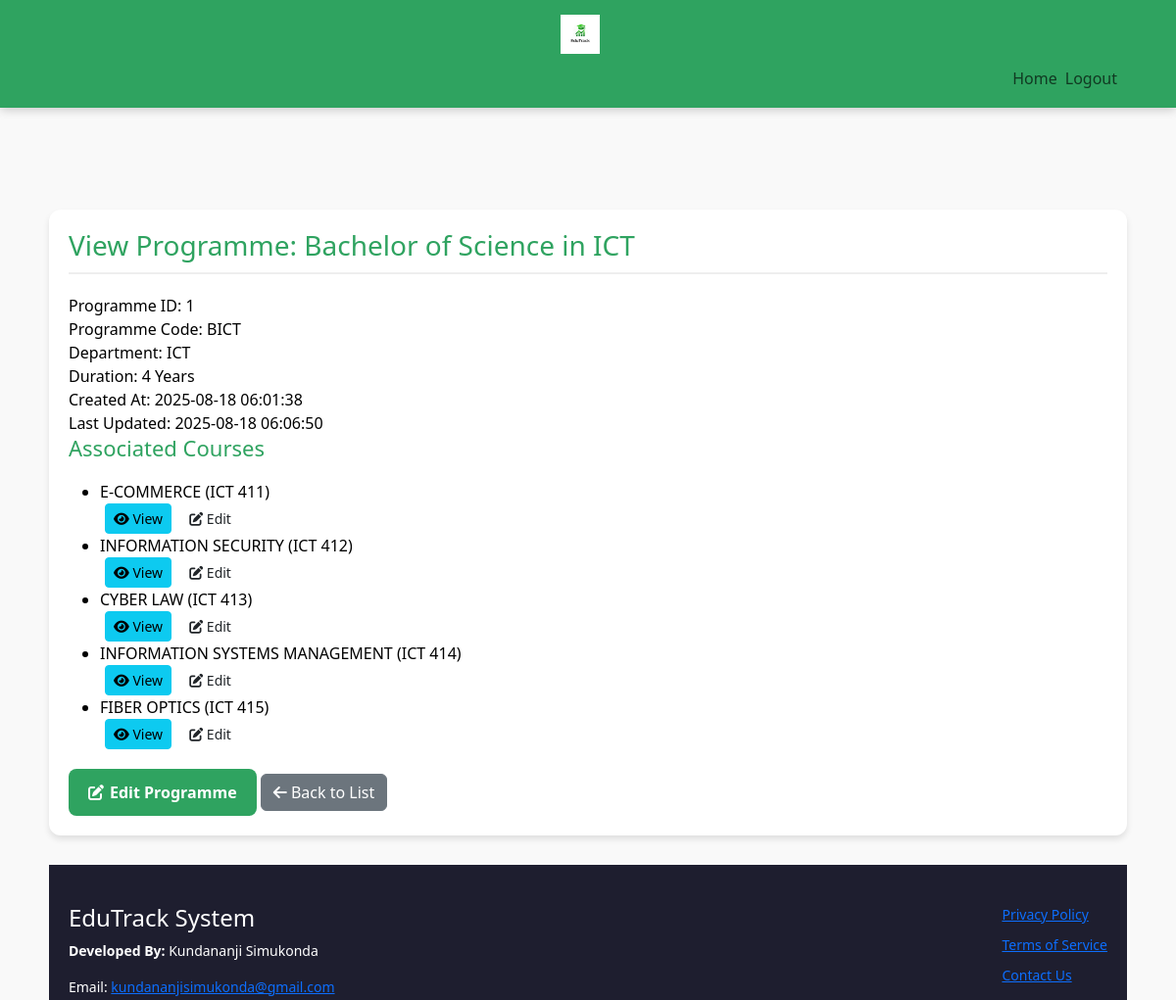
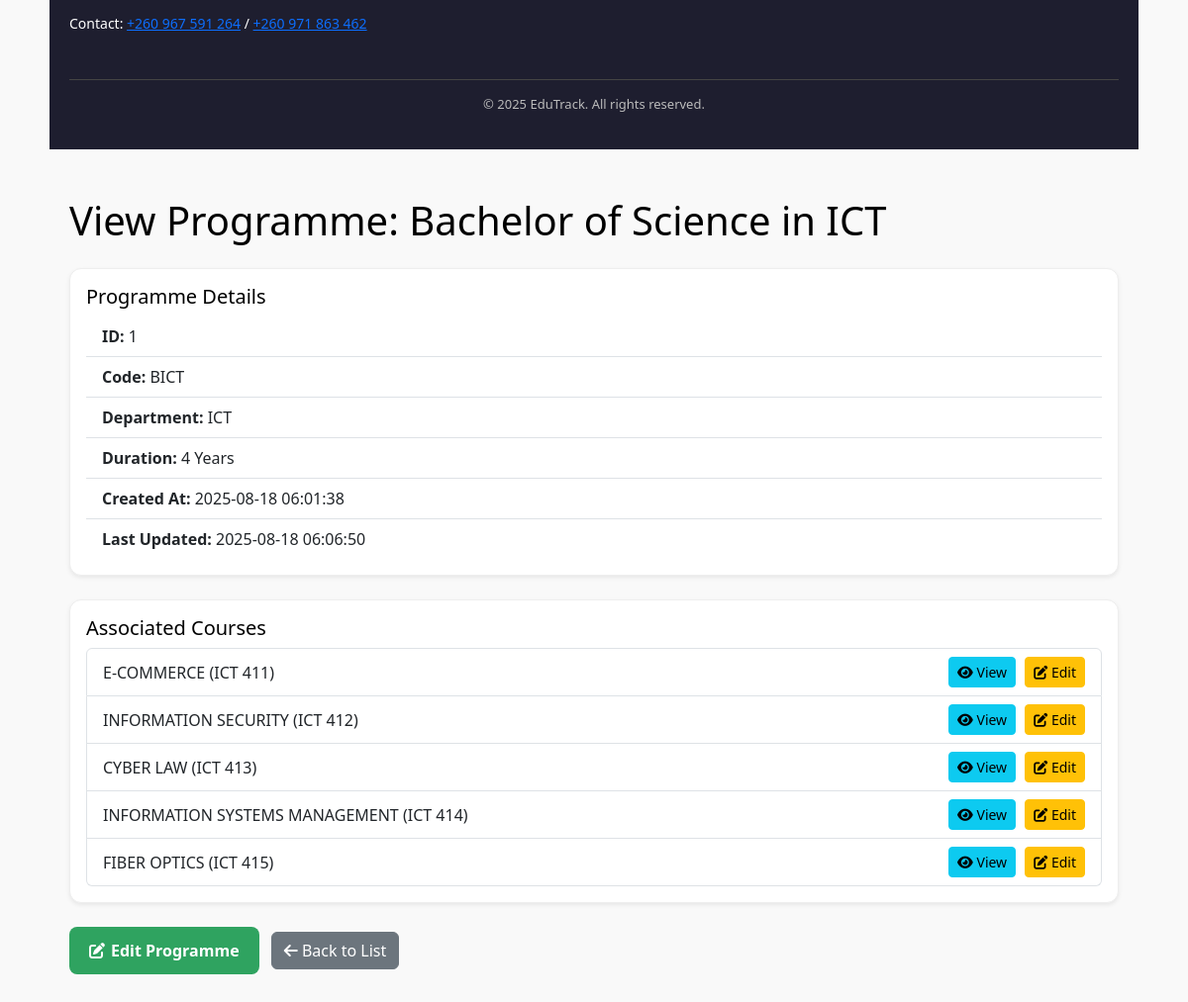
/pages/admin/view_programme.php?id=1 (signed in), run on the app's committed database (2 pictures, top to bottom).
### tables this page shows
CREATE TABLE `programmes` (
  `id` int(11) UNSIGNED NOT NULL,
  `name` varchar(255) NOT NULL,
  `code` varchar(50) NOT NULL,
  `department` varchar(255) NOT NULL,
  `duration` int(11) NOT NULL,
  `created_at` timestamp NOT NULL DEFAULT current_timestamp(),
  `updated_at` timestamp NOT NULL DEFAULT current_timestamp() ON UPDATE current_timestamp()
);

CREATE TABLE `courses` (
  `id` int(11) UNSIGNED NOT NULL,
  `name` varchar(255) NOT NULL,
  `course_code` varchar(50) NOT NULL,
  `description` text DEFAULT NULL,
  `status` enum('active','inactive','archived') NOT NULL DEFAULT 'active',
  `class_schedule` varchar(255) DEFAULT NULL,
  `programme_id` int(11) UNSIGNED NOT NULL,
  `created_at` timestamp NOT NULL DEFAULT current_timestamp(),
  `updated_at` timestamp NOT NULL DEFAULT current_timestamp() ON UPDATE current_timestamp()
);

### pages/admin/view_programme.php (the view, shortened to what this page needs)
<?php
require_once '../../includes/db.php';
$id = intval($_GET['id'] ?? 0);
try {
    $stmt = $pdo->prepare("SELECT * FROM programmes WHERE id = ?");
    $stmt->execute([$id]);
    $programme = $stmt->fetch(PDO::FETCH_ASSOC);
    $stmt = $pdo->prepare("SELECT id, name, course_code FROM courses WHERE programme_id = ? ORDER BY course_code");
    $stmt->execute([$id]);
    $courses = $stmt->fetchAll(PDO::FETCH_ASSOC);
} catch (PDOException $e) {
    error_log("Database error in view_programme.php: " . $e->getMessage());
    $_SESSION['error_message'] = "Could not retrieve programme data. Please try again later.";
    redirect('manage_programmes.php');
}
?>
<!DOCTYPE html>
<html lang="en">
</head>
<body>
<?php require_once '../../includes/admin_navbar.php'; ?>
<div class="container my-4">
    <link rel="stylesheet" href="css/dashboard.css">
    <link rel="stylesheet" href="https://cdnjs.cloudflare.com/ajax/libs/font-awesome/6.4.0/css/all.min.css">
</head>
<body>
<div class="page-wrapper">
    <div class="dashboard-container">
        <h1>View Programme: <?= htmlspecialchars($programme['name']) ?></h1>
        <div class="details-card">
            <div class="detail-row">
                <span class="detail-label">Programme ID:</span>
                <span class="detail-value"><?= htmlspecialchars($programme['id']) ?></span>
            </div>
            <div class="detail-row">
                <span class="detail-label">Programme Code:</span>
                <span class="detail-value"><?= htmlspecialchars($programme['code']) ?></span>
            </div>
            <div class="detail-row">
                <span class="detail-label">Department:</span>
                <span class="detail-value"><?= htmlspecialchars($programme['department']) ?></span>
            </div>
            <div class="detail-row">
                <span class="detail-label">Duration:</span>
                <span class="detail-value"><?= htmlspecialchars($programme['duration']) ?> Years</span>
            </div>
            <div class="detail-row">
                <span class="detail-label">Created At:</span>
                <span class="detail-value"><?= htmlspecialchars($programme['created_at']) ?></span>
            </div>
            <div class="detail-row">
                <span class="detail-label">Last Updated:</span>
                <span class="detail-value"><?= htmlspecialchars($programme['updated_at']) ?></span>
            </div>
        </div>
        <div class="content-section">
            <h2>Associated Courses</h2>
            <?php if (empty($courses)): ?>
                <p>No courses are currently associated with this programme.</p>
            <?php else: ?>
                <ul class="course-list">
                    <?php foreach ($courses as $course): ?>
                        <li>
                            <span><?= htmlspecialchars($course['name']) ?> (<?= htmlspecialchars($course['course_code']) ?>)</span>
                            <div class="course-actions">
                                <a href="view_course.php?id=<?= urlencode($course['id']) ?>" class="btn btn-sm btn-info">
                                    <i class="fas fa-eye"></i> View
                                </a>
                                <a href="edit_course.php?id=<?= urlencode($course['id']) ?>" class="btn btn-sm btn-edit">
                                    <i class="fas fa-edit"></i> Edit
                                </a>
                            </div>
                        </li>
                    <?php endforeach; ?>
                </ul>
            <?php endif; ?>
        </div>
        <div class="actions" style="margin-top: 20px;">
            <a href="edit_programme.php?id=<?= urlencode($programme['id']) ?>" class="btn btn-primary">
                <i class="fas fa-edit"></i> Edit Programme
            </a>
            <a href="manage_programmes.php" class="btn btn-secondary">
                <i class="fas fa-arrow-left"></i> Back to List
            </a>
        </div>
    </div>
</div>
<?php require_once '../../includes/footer.php'; ?>
</body>
</html>
<?php
require_once '../../includes/db.php';
$id = intval($_GET['id'] ?? 0);
try {
    $stmt = $pdo->prepare("SELECT * FROM programmes WHERE id = ?");
    $stmt->execute([$id]);
    $programme = $stmt->fetch(PDO::FETCH_ASSOC);
    $stmt = $pdo->prepare("SELECT id, name, course_code FROM courses WHERE programme_id = ? ORDER BY course_code");
    $stmt->execute([$id]);
    $courses = $stmt->fetchAll(PDO::FETCH_ASSOC);
} catch (PDOException $e) {
    error_log("Database error in view_programme.php: " . $e->getMessage());
    $_SESSION['error_message'] = "Could not retrieve programme data. Please try again later.";
    redirect('manage_programmes.php');
}
?>
<!DOCTYPE html>
<html lang="en">
<head>
<link href="https://cdn.jsdelivr.net/npm/bootstrap@5.3.2/dist/css/bootstrap.min.css" rel="stylesheet">
<link rel="stylesheet" href="https://cdnjs.cloudflare.com/ajax/libs/font-awesome/6.4.0/css/all.min.css">
<link rel="stylesheet" href="css/dashboard.css">
</head>
<body>
<main class="container my-5">
    <h1 class="mb-4">View Programme: <?= htmlspecialchars($programme['name']) ?></h1>
    <div class="card mb-4 shadow-sm">
        <div class="card-body">
            <h5 class="card-title">Programme Details</h5>
            <ul class="list-group list-group-flush">
                <li class="list-group-item"><strong>ID:</strong> <?= htmlspecialchars($programme['id']) ?></li>
                <li class="list-group-item"><strong>Code:</strong> <?= htmlspecialchars($programme['code']) ?></li>
                <li class="list-group-item"><strong>Department:</strong> <?= htmlspecialchars($programme['department']) ?></li>
                <li class="list-group-item"><strong>Duration:</strong> <?= htmlspecialchars($programme['duration']) ?> Years</li>
                <li class="list-group-item"><strong>Created At:</strong> <?= htmlspecialchars($programme['created_at']) ?></li>
                <li class="list-group-item"><strong>Last Updated:</strong> <?= htmlspecialchars($programme['updated_at']) ?></li>
            </ul>
        </div>
    </div>
    <div class="card mb-4 shadow-sm">
        <div class="card-body">
            <h5 class="card-title">Associated Courses</h5>
            <?php if (empty($courses)): ?>
                <p>No courses are currently associated with this programme.</p>
            <?php else: ?>
                <ul class="list-group">
                    <?php foreach ($courses as $course): ?>
                        <li class="list-group-item d-flex justify-content-between align-items-center">
                            <?= htmlspecialchars($course['name']) ?> (<?= htmlspecialchars($course['course_code']) ?>)
                            <div class="course-actions">
                                <a href="view_course.php?id=<?= urlencode($course['id']) ?>" class="btn btn-sm btn-info"><i class="fas fa-eye"></i> View</a>
                                <a href="edit_course.php?id=<?= urlencode($course['id']) ?>" class="btn btn-sm btn-warning"><i class="fas fa-edit"></i> Edit</a>
                            </div>
                        </li>
                    <?php endforeach; ?>
                </ul>
            <?php endif; ?>
        </div>
    </div>
    <div class="mb-5">
        <a href="edit_programme.php?id=<?= urlencode($programme['id']) ?>" class="btn btn-primary me-2"><i class="fas fa-edit"></i> Edit Programme</a>
        <a href="manage_programmes.php" class="btn btn-secondary"><i class="fas fa-arrow-left"></i> Back to List</a>
    </div>
</main>
<?php require_once '../../includes/footer.php'; ?>
</body>
</html>

### pages/admin/css/dashboard.css (style rules this page uses)
:root { --primary-color: #2fa360; --primary-hover: #28a745; --danger-color: #dc3545; --danger-hover: #c82333; --background-light: #f9f9f9; --background-dark: #1e1e2f; --text-color: #000000; --text-light: #fff; --text-muted: #777; --border-color: #ddd; --border-light: #eee; --container-width: min(1200px, 95vw); --padding-sm: clamp(0.5rem, 2vw, 10px); --padding-md: clamp(1rem, 3vw, 20px); --padding-lg: clamp(2rem, 5vw, 40px); --gap-md: clamp(1rem, 3vw, 20px); --border-radius-sm: 8px; --border-radius-lg: 12px; --box-shadow-sm: 0 4px 6px rgba(0,0,0,0.1); --box-shadow-lg: 0 8px 12px rgba(0,0,0,0.15); --mobile-breakpoint: 768px; --transition-fast: 0.15s ease; --transition-base: 0.3s ease; --transition-slow: 0.5s ease; }
*, *::before, *::after { box-sizing: border-box; }
html, body { height: 100%; margin: 0; font-family: 'Segoe UI', Tahoma, Geneva, Verdana, sans-serif; color: var(--text-color); background-color: var(--background-light); display: flex; flex-direction: column; padding-top: 80px; scroll-behavior: smooth; }
.page-wrapper { flex: 1 0 auto; width: 100%; }
.container { display: flex; flex-direction: column; justify-content: center; width: 100%; max-width: var(--container-width); margin-inline: auto; padding-inline: var(--padding-md); }
.dashboard-container { flex: 1 0 auto; max-width: var(--container-width); margin: clamp(1rem, 4vw, 30px) auto; padding: var(--padding-md); background-color: #fff; border-radius: var(--border-radius-lg); box-shadow: var(--box-shadow-sm); animation: fadeInUp 0.6s ease; }
.dashboard-container h1, .dashboard-container h2 { color: var(--primary-color); margin-bottom: var(--padding-md); }
.dashboard-container h1 { font-size: clamp(1.5rem, 4vw, 28px); border-bottom: 2px solid var(--border-light); padding-bottom: 10px; }
.dashboard-container h2 { font-size: clamp(1.25rem, 3vw, 22px); }
.btn-primary, .btn-danger, .download-btn, .action-btn, .back-link { border: none; border-radius: var(--border-radius-sm); cursor: pointer; font-weight: 600; transition: all var(--transition-base); text-decoration: none; display: inline-flex; align-items: center; gap: 6px; position: relative; overflow: hidden; }
.btn-primary::before, .btn-danger::before, .download-btn::before { content: ''; position: absolute; top: 50%; left: 50%; width: 0; height: 0; background: rgba(255, 255, 255, 0.2); border-radius: 50%; transition: all 0.6s ease; transform: translate(-50%, -50%); }
.btn-primary, .view-btn, .start-session-btn { background-color: var(--primary-color) !important; color: var(--text-light) !important; border-color: var(--primary-color) !important; padding: 12px 20px; }
.card { border-radius: var(--border-radius-lg); box-shadow: var(--box-shadow-sm); border: 1px solid var(--border-light); transition: all var(--transition-base); }
.card-body { color: #000000; }
.container-fluid, .container { max-width: var(--container-width); }

### pages/admin/view_programme.php (style rules this page uses)
html, body { height: 100%; margin: 0; display: flex; flex-direction: column; }
main { flex: 1 0 auto; }
.course-actions a { margin-left: 5px; }

### data on the page
programmes: name "Bachelor of Science in ICT", id "1", code "BICT", department "ICT", duration "4", created_at "2025-08-18 06:01:38", updated_at "2025-08-18 06:06:50"
courses: name "E-COMMERCE", course_code "ICT 411"
courses: name "INFORMATION SECURITY", course_code "ICT 412"
courses: name "CYBER LAW", course_code "ICT 413"
courses: name "INFORMATION SYSTEMS MANAGEMENT", course_code "ICT 414"
courses: name "FIBER OPTICS", course_code "ICT 415"
